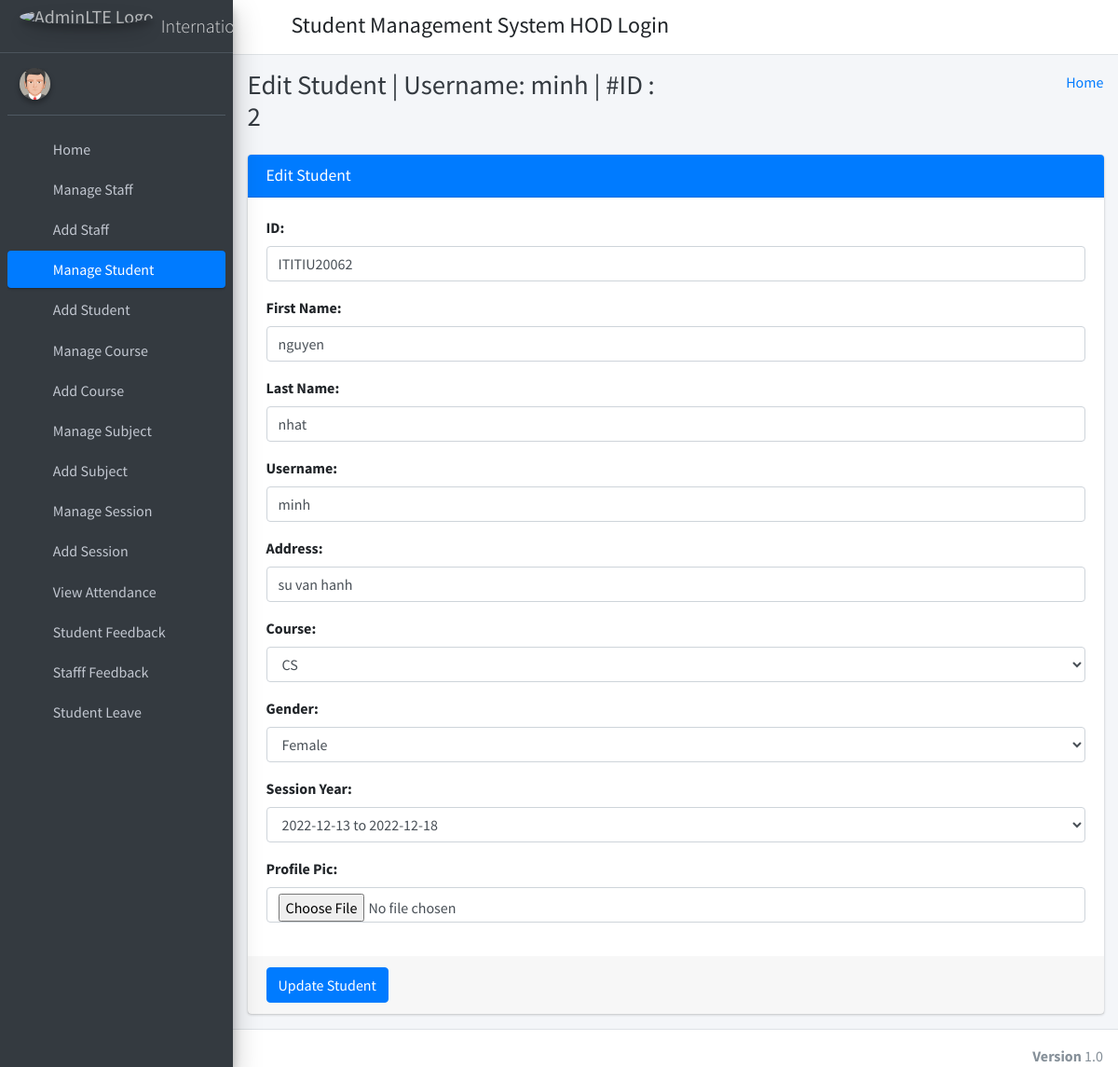
Page /edit_student/2 (signed in) on the committed database.
### app/models.py (models this page shows)
class CustomUser(AbstractUser):
    user_type_data = ((1, "HOD"), (2, "Staff"), (3, "Student"))
    user_type = models.CharField(default=1, choices=user_type_data, max_length=10)

class Students(models.Model):
    id = models.AutoField(primary_key=True)
    admin = models.OneToOneField(CustomUser, on_delete = models.CASCADE)
    gender = models.CharField(max_length=50)
    profile_pic = models.FileField()
    address = models.TextField()
    course_id = models.ForeignKey(Courses, on_delete=models.DO_NOTHING, default=1)
    session_year_id = models.ForeignKey(SessionYearModel, on_delete=models.CASCADE)
    created_at = models.DateTimeField(auto_now_add=True)
    updated_at = models.DateTimeField(auto_now=True)
    objects = models.Manager()

### app/HodViews.py (the view)
# urls.py: path('edit_student/<student_id>', HodViews.edit_student, name="edit_student"),
def edit_student(request, student_id):
    request.session['student_id'] = student_id
    student = Students.objects.get(admin=student_id)
    form = EditStudentForm()
    form.fields['email'].initial = student.admin.email
    form.fields['username'].initial = student.admin.username
    form.fields['first_name'].initial = student.admin.first_name
    form.fields['last_name'].initial = student.admin.last_name
    form.fields['address'].initial = student.address
    form.fields['course_id'].initial = student.course_id.id
    form.fields['gender'].initial = student.gender
    form.fields['session_year_id'].initial = student.session_year_id.id
    context = {
        "id": student_id,
        "username": student.admin.username,
        "form": form
    }
    return render(request, "hod_template/edit_student_template.html", context)

### app/LoginCheckMiddleWare.py (called while the page is built, shortened)
    def process_view(self, request, view_func, view_args, view_kwargs):
        modulename = view_func.__module__
        user = request.user
        if user.is_authenticated:
            if user.user_type == "1":
                if modulename == "app.HodViews":
                    pass
                elif modulename == "app.views" or modulename == "django.views.static":
                    pass
                else:
                    return redirect("admin_home")
            else:
                return redirect("login")
        else:
            if request.path == reverse("login") or request.path == reverse("doLogin"):
                pass
            else:
                return redirect("login")

### app/templates/hod_template/edit_student_template.html (shortened to what this page needs)
{% extends 'hod_template/base_template.html' %}
{% block page_title %}
    Edit Student | Username: {{ username }} | #ID : {{ id }}
{% endblock page_title %}
{% block main_content %}
{% load static %}
<section class="content">
        <div class="container-fluid">
            <div class="row">
                <div class="col-md-12">
                    <div class="card card-primary">
                    <div class="card-header">
                        <h3 class="card-title">Edit Student</h3>
                    </div>
                    {% url 'edit_student_save' as action_path %}
                    {% include 'hod_template/form_template.html' with messages=messages form=form action_path=action_path button_text="Update Student" %}
                    </div>
                </div>
            </div>
        </div>
      </section>
  {% endblock main_content %}

### app/templates/hod_template/form_template.html (shortened to what this page needs)
                    <form role="form" method="POST" action="{{ action_path }}" enctype="multipart/form-data">
                        <div class="card-body">
                            {% for field in form %}
                                <div class="form-group">
                                    {{ field.label_tag }}
                                    {{ field }}
                                </div>
                            {% endfor %%}
                        </div>
                        <div class="card-footer">
                        <button type="submit" class="btn btn-primary">{{ button_text }}</button>
                        </div>
                    </form>

### rows in the picture
CustomUser: username "minh", form "ITITIU20062" "nguyen" "nhat" "minh"
Students: form "su van hanh" "CS" "Female" "2022-12-13 to 2022-12-18"

### other values in the picture
{{ id }} "2"
{{ field.label_tag }} "ID:" "First Name:" "Last Name:" "Username:" "Address:" "Course:" "Gender:" "Session Year:" "Profile Pic:"
{{ button_text }} "Update Student"
